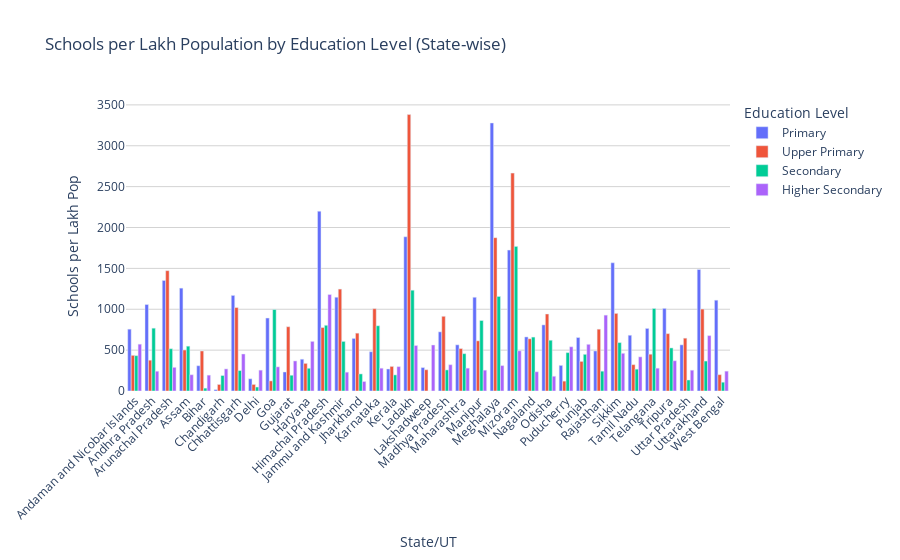

The code cell stored with this chart in its notebook:
### Code cell
melted = merged.melt(
    id_vars=['india/state/ut'],
    value_vars=[
        'primary_schools_per_lakh',
        'upper_primary_schools_per_lakh',
        'secondary_schools_per_lakh',
        'higher_secondary_schools_per_lakh'
    ],
    var_name='education_level',
    value_name='schools_per_lakh'
)


melted['education_level'] = melted['education_level'].replace({
    'primary_schools_per_lakh': 'Primary',
    'upper_primary_schools_per_lakh': 'Upper Primary',
    'secondary_schools_per_lakh': 'Secondary',
    'higher_secondary_schools_per_lakh': 'Higher Secondary'
})

fig = px.bar(
    melted,
    x='india/state/ut',
    y='schools_per_lakh',
    color='education_level',
    barmode='group',
    title='Schools per Lakh Population by Education Level (State-wise)',
    labels={'india/state/ut': 'State/UT', 'schools_per_lakh': 'Schools per Lakh Pop'},
    hover_name='india/state/ut',hover_data={'schools_per_lakh': ':.2f'}
)

fig.update_layout(
    xaxis_tickangle=-45,
    plot_bgcolor='white',
    yaxis=dict(showgrid=True, gridcolor='lightgray'),
    legend_title_text='Education Level'
)

fig.show()

### Figure 1 — Plotly figure (JSON) as saved in the notebook; plotly's stock layout.template omitted (floating-point values rounded to 4 significant figures)
{"data": [{"alignmentgroup": "True", "hovertemplate": "<b>%{hovertext}</b><br><br>education_level=Primary<br>State/UT=%{x}<br>Schools per Lakh Pop=%{y:.2f}<extra></extra>", "hovertext": ["Andaman and Nicobar Islands", "Andhra Pradesh", "Arunachal Pradesh", "Assam", "Bihar", "Chandigarh", "Chhattisgarh", "Delhi", "Goa", "Gujarat", "Haryana", "Himachal Pradesh", "Jammu and Kashmir", "Jharkhand", "Karnataka", "Kerala", "Ladakh", "Lakshadweep", "Madhya Pradesh", "Maharashtra", "Manipur", "Meghalaya", "Mizoram", "Nagaland", "Odisha", "Puducherry", "Punjab", "Rajasthan", "Sikkim", "Tamil Nadu", "Telangana", "Tripura", "Uttar Pradesh", "Uttarakhand", "West Bengal"], "legendgroup": "Primary", "marker": {"color": "#636efa", "pattern": {"shape": ""}}, "name": "Primary", "offsetgroup": "Primary", "orientation": "v", "showlegend": true, "textposition": "auto", "type": "bar", "x": ["Andaman and Nicobar Islands", "Andhra Pradesh", "Arunachal Pradesh", "Assam", "Bihar", "Chandigarh", "Chhattisgarh", "Delhi", "Goa", "Gujarat", "Haryana", "Himachal Pradesh", "Jammu and Kashmir", "Jharkhand", "Karnataka", "Kerala", "Ladakh", "Lakshadweep", "Madhya Pradesh", "Maharashtra", "Manipur", "Meghalaya", "Mizoram", "Nagaland", "Odisha", "Puducherry", "Punjab", "Rajasthan", "Sikkim", "Tamil Nadu", "Telangana", "Tripura", "Uttar Pradesh", "Uttarakhand", "West Bengal"], "xaxis": "x", "y": [756.5, 1058.0, 1352.0, 1258.0, 309.3, 16.48, 1169.0, 149.6, 892.8, 232.8, 389.0, 2200.0, 1147.0, 643.3, 480.6, 269.4, 1887.0, 286.7, 723.6, 564.9, 1147.0, 3279.0, 1724.0, 661.5, 808.7, 313.5, 654.1, 489.9, 1568.0, 682.1, 765.5, 1011.0, 564.5, 1486.0, 1111.0], "yaxis": "y"}, {"alignmentgroup": "True", "hovertemplate": "<b>%{hovertext}</b><br><br>education_level=Upper Primary<br>State/UT=%{x}<br>Schools per Lakh Pop=%{y:.2f}<extra></extra>", "hovertext": ["Andaman and Nicobar Islands", "Andhra Pradesh", "Arunachal Pradesh", "Assam", "Bihar", "Chandigarh", "Chhattisgarh", "Delhi", "Goa", "Gujarat", "Haryana", "Himachal Pradesh", "Jammu and Kashmir", "Jharkhand", "Karnataka", "Kerala", "Ladakh", "Lakshadweep", "Madhya Pradesh", "Maharashtra", "Manipur", "Meghalaya", "Mizoram", "Nagaland", "Odisha", "Puducherry", "Punjab", "Rajasthan", "Sikkim", "Tamil Nadu", "Telangana", "Tripura", "Uttar Pradesh", "Uttarakhand", "West Bengal"], "legendgroup": "Upper Primary", "marker": {"color": "#EF553B", "pattern": {"shape": ""}}, "name": "Upper Primary", "offsetgroup": "Upper Primary", "orientation": "v", "showlegend": true, "textposition": "auto", "type": "bar", "x": ["Andaman and Nicobar Islands", "Andhra Pradesh", "Arunachal Pradesh", "Assam", "Bihar", "Chandigarh", "Chhattisgarh", "Delhi", "Goa", "Gujarat", "Haryana", "Himachal Pradesh", "Jammu and Kashmir", "Jharkhand", "Karnataka", "Kerala", "Ladakh", "Lakshadweep", "Madhya Pradesh", "Maharashtra", "Manipur", "Meghalaya", "Mizoram", "Nagaland", "Odisha", "Puducherry", "Punjab", "Rajasthan", "Sikkim", "Tamil Nadu", "Telangana", "Tripura", "Uttar Pradesh", "Uttarakhand", "West Bengal"], "xaxis": "x", "y": [436.5, 377.0, 1472.0, 501.2, 489.7, 80.21, 1021.0, 80.67, 123.6, 786.4, 337.9, 776.3, 1247.0, 707.7, 1007.0, 300.8, 3382.0, 260.3, 913.8, 519.2, 613.7, 1876.0, 2665.0, 638.8, 941.9, 121.0, 362.2, 756.3, 949.3, 322.4, 450.2, 701.8, 646.3, 1002.0, 199.7], "yaxis": "y"}, {"alignmentgroup": "True", "hovertemplate": "<b>%{hovertext}</b><br><br>education_level=Secondary<br>State/UT=%{x}<br>Schools per Lakh Pop=%{y:.2f}<extra></extra>", "hovertext": ["Andaman and Nicobar Islands", "Andhra Pradesh", "Arunachal Pradesh", "Assam", "Bihar", "Chandigarh", "Chhattisgarh", "Delhi", "Goa", "Gujarat", "Haryana", "Himachal Pradesh", "Jammu and Kashmir", "Jharkhand", "Karnataka", "Kerala", "Ladakh", "Lakshadweep", "Madhya Pradesh", "Maharashtra", "Manipur", "Meghalaya", "Mizoram", "Nagaland", "Odisha", "Puducherry", "Punjab", "Rajasthan", "Sikkim", "Tamil Nadu", "Telangana", "Tripura", "Uttar Pradesh", "Uttarakhand", "West Bengal"], "legendgroup": "Secondary", "marker": {"color": "#00cc96", "pattern": {"shape": ""}}, "name": "Secondary", "offsetgroup": "Secondary", "orientation": "v", "showlegend": true, "textposition": "auto", "type": "bar", "x": ["Andaman and Nicobar Islands", "Andhra Pradesh", "Arunachal Pradesh", "Assam", "Bihar", "Chandigarh", "Chhattisgarh", "Delhi", "Goa", "Gujarat", "Haryana", "Himachal Pradesh", "Jammu and Kashmir", "Jharkhand", "Karnataka", "Kerala", "Ladakh", "Lakshadweep", "Madhya Pradesh", "Maharashtra", "Manipur", "Meghalaya", "Mizoram", "Nagaland", "Odisha", "Puducherry", "Punjab", "Rajasthan", "Sikkim", "Tamil Nadu", "Telangana", "Tripura", "Uttar Pradesh", "Uttarakhand", "West Bengal"], "xaxis": "x", "y": [432.5, 768.6, 517.4, 548.5, 35.27, 189.4, 250.2, 48.58, 996.7, 192.9, 278.0, 804.0, 606.6, 209.0, 798.2, 197.0, 1233.0, 0, 258.0, 456.6, 862.5, 1157.0, 1769.0, 659.6, 621.2, 469.5, 448.7, 242.5, 592.1, 267.3, 1009.0, 526.9, 134.6, 366.5, 107.7], "yaxis": "y"}, {"alignmentgroup": "True", "hovertemplate": "<b>%{hovertext}</b><br><br>education_level=Higher Secondary<br>State/UT=%{x}<br>Schools per Lakh Pop=%{y:.2f}<extra></extra>", "hovertext": ["Andaman and Nicobar Islands", "Andhra Pradesh", "Arunachal Pradesh", "Assam", "Bihar", "Chandigarh", "Chhattisgarh", "Delhi", "Goa", "Gujarat", "Haryana", "Himachal Pradesh", "Jammu and Kashmir", "Jharkhand", "Karnataka", "Kerala", "Ladakh", "Lakshadweep", "Madhya Pradesh", "Maharashtra", "Manipur", "Meghalaya", "Mizoram", "Nagaland", "Odisha", "Puducherry", "Punjab", "Rajasthan", "Sikkim", "Tamil Nadu", "Telangana", "Tripura", "Uttar Pradesh", "Uttarakhand", "West Bengal"], "legendgroup": "Higher Secondary", "marker": {"color": "#ab63fa", "pattern": {"shape": ""}}, "name": "Higher Secondary", "offsetgroup": "Higher Secondary", "orientation": "v", "showlegend": true, "textposition": "auto", "type": "bar", "x": ["Andaman and Nicobar Islands", "Andhra Pradesh", "Arunachal Pradesh", "Assam", "Bihar", "Chandigarh", "Chhattisgarh", "Delhi", "Goa", "Gujarat", "Haryana", "Himachal Pradesh", "Jammu and Kashmir", "Jharkhand", "Karnataka", "Kerala", "Ladakh", "Lakshadweep", "Madhya Pradesh", "Maharashtra", "Manipur", "Meghalaya", "Mizoram", "Nagaland", "Odisha", "Puducherry", "Punjab", "Rajasthan", "Sikkim", "Tamil Nadu", "Telangana", "Tripura", "Uttar Pradesh", "Uttarakhand", "West Bengal"], "xaxis": "x", "y": [572.8, 242.0, 289.6, 199.0, 194.1, 270.2, 453.0, 255.3, 295.7, 367.7, 606.9, 1180.0, 230.5, 116.5, 279.1, 298.2, 556.9, 562.8, 321.8, 279.7, 254.9, 310.9, 492.1, 235.5, 180.5, 541.0, 571.1, 928.2, 461.3, 417.7, 279.3, 370.2, 254.5, 677.6, 243.1], "yaxis": "y"}], "layout": {"autosize": true, "barmode": "group", "legend": {"title": {"text": "Education Level"}, "tracegroupgap": 0}, "plot_bgcolor": "white", "title": {"text": "Schools per Lakh Population by Education Level (State-wise)"}, "xaxis": {"anchor": "y", "autorange": true, "domain": [0, 1], "range": [-0.5, 34.5], "tickangle": -45, "title": {"text": "State/UT"}, "type": "category"}, "yaxis": {"anchor": "x", "autorange": true, "domain": [0, 1], "gridcolor": "lightgray", "range": [0, 3560.0], "showgrid": true, "title": {"text": "Schools per Lakh Pop"}, "type": "linear"}}}
